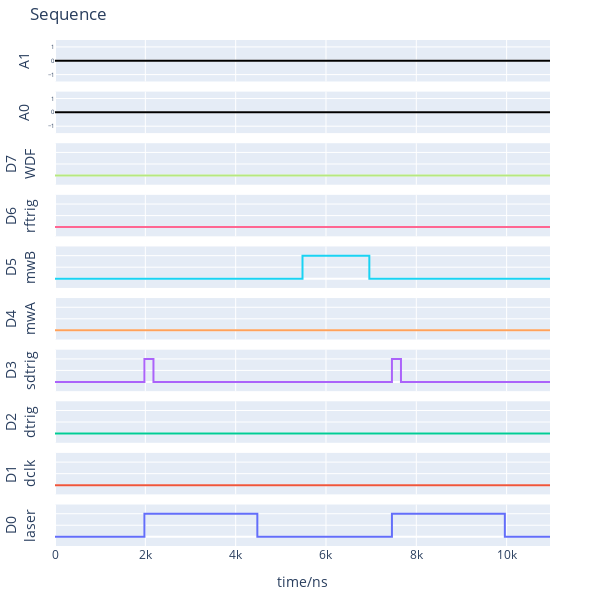

Notebook cell for this chart:
### Code cell
ps.reset()
ps.setDigital("laser", seq_laser)
# ps.setDigital("mwA", seq_mw)
ps.setDigital("sdtrig", seq_sdtrig)
ps.setDigital("mwB", seq_mwB)
ps.plotSeq()

### Figure 1 — Plotly figure (JSON) as saved in the notebook; plotly's stock layout.template omitted (floating-point values rounded to 4 significant figures)
{"data": [{"line": {"shape": "hv"}, "mode": "lines", "name": "D0", "type": "scatter", "x": [0, 1480, 1980, 4480, 5480, 6960, 7460, 9960, 10960], "xaxis": "x10", "y": [0, 0, 1, 0, 0, 0, 1, 0, 0], "yaxis": "y10"}, {"line": {"shape": "hv"}, "mode": "lines", "name": "D1", "type": "scatter", "x": [0, 10960], "xaxis": "x9", "y": [0, 0], "yaxis": "y9"}, {"line": {"shape": "hv"}, "mode": "lines", "name": "D2", "type": "scatter", "x": [0, 10960], "xaxis": "x8", "y": [0, 0], "yaxis": "y8"}, {"line": {"shape": "hv"}, "mode": "lines", "name": "D3", "type": "scatter", "x": [0, 1480, 1980, 2180, 5480, 6960, 7460, 7660, 10960], "xaxis": "x7", "y": [0, 0, 1, 0, 0, 0, 1, 0, 0], "yaxis": "y7"}, {"line": {"shape": "hv"}, "mode": "lines", "name": "D4", "type": "scatter", "x": [0, 10960], "xaxis": "x6", "y": [0, 0], "yaxis": "y6"}, {"line": {"shape": "hv"}, "mode": "lines", "name": "D5", "type": "scatter", "x": [0, 1480, 1980, 4480, 5480, 6960, 7460, 9960, 10960], "xaxis": "x5", "y": [0, 0, 0, 0, 1, 0, 0, 0, 0], "yaxis": "y5"}, {"line": {"shape": "hv"}, "mode": "lines", "name": "D6", "type": "scatter", "x": [0, 10960], "xaxis": "x4", "y": [0, 0], "yaxis": "y4"}, {"line": {"shape": "hv"}, "mode": "lines", "name": "D7", "type": "scatter", "x": [0, 10960], "xaxis": "x3", "y": [0, 0], "yaxis": "y3"}, {"line": {"color": "black", "shape": "hv"}, "mode": "lines", "name": "A0", "type": "scatter", "x": [0, 10960], "xaxis": "x2", "y": [0.0, 0.0], "yaxis": "y2"}, {"line": {"color": "black", "shape": "hv"}, "mode": "lines", "name": "A1", "type": "scatter", "x": [0, 10960], "xaxis": "x", "y": [0.0, 0.0], "yaxis": "y"}], "layout": {"height": 600, "margin": {"b": 40, "l": 50, "r": 50, "t": 40}, "showlegend": false, "title": {"text": "Sequence"}, "width": 600, "xaxis": {"anchor": "y", "domain": [0, 1], "matches": "x10", "showticklabels": false}, "xaxis10": {"anchor": "y10", "domain": [0, 1], "title": {"text": "time/ns"}}, "xaxis2": {"anchor": "y2", "domain": [0, 1], "matches": "x10", "showticklabels": false}, "xaxis3": {"anchor": "y3", "domain": [0, 1], "matches": "x10", "showticklabels": false}, "xaxis4": {"anchor": "y4", "domain": [0, 1], "matches": "x10", "showticklabels": false}, "xaxis5": {"anchor": "y5", "domain": [0, 1], "matches": "x10", "showticklabels": false}, "xaxis6": {"anchor": "y6", "domain": [0, 1], "matches": "x10", "showticklabels": false}, "xaxis7": {"anchor": "y7", "domain": [0, 1], "matches": "x10", "showticklabels": false}, "xaxis8": {"anchor": "y8", "domain": [0, 1], "matches": "x10", "showticklabels": false}, "xaxis9": {"anchor": "y9", "domain": [0, 1], "matches": "x10", "showticklabels": false}, "yaxis": {"anchor": "x", "domain": [0.918, 1.0], "range": [-1.5, 1.5], "tickfont": {"size": 6}, "title": {"text": "A1"}}, "yaxis10": {"anchor": "x10", "domain": [0, 0.082], "range": [-0.4, 1.4], "showticklabels": false, "title": {"text": "D0<br>laser"}}, "yaxis2": {"anchor": "x2", "domain": [0.816, 0.898], "range": [-1.5, 1.5], "tickfont": {"size": 6}, "title": {"text": "A0"}}, "yaxis3": {"anchor": "x3", "domain": [0.714, 0.796], "range": [-0.4, 1.4], "showticklabels": false, "title": {"text": "D7<br>WDF"}}, "yaxis4": {"anchor": "x4", "domain": [0.612, 0.694], "range": [-0.4, 1.4], "showticklabels": false, "title": {"text": "D6<br>rftrig"}}, "yaxis5": {"anchor": "x5", "domain": [0.51, 0.592], "range": [-0.4, 1.4], "showticklabels": false, "title": {"text": "D5<br>mwB"}}, "yaxis6": {"anchor": "x6", "domain": [0.408, 0.49], "range": [-0.4, 1.4], "showticklabels": false, "title": {"text": "D4<br>mwA"}}, "yaxis7": {"anchor": "x7", "domain": [0.306, 0.388], "range": [-0.4, 1.4], "showticklabels": false, "title": {"text": "D3<br>sdtrig"}}, "yaxis8": {"anchor": "x8", "domain": [0.204, 0.286], "range": [-0.4, 1.4], "showticklabels": false, "title": {"text": "D2<br>dtrig"}}, "yaxis9": {"anchor": "x9", "domain": [0.102, 0.184], "range": [-0.4, 1.4], "showticklabels": false, "title": {"text": "D1<br>dclk"}}}}
